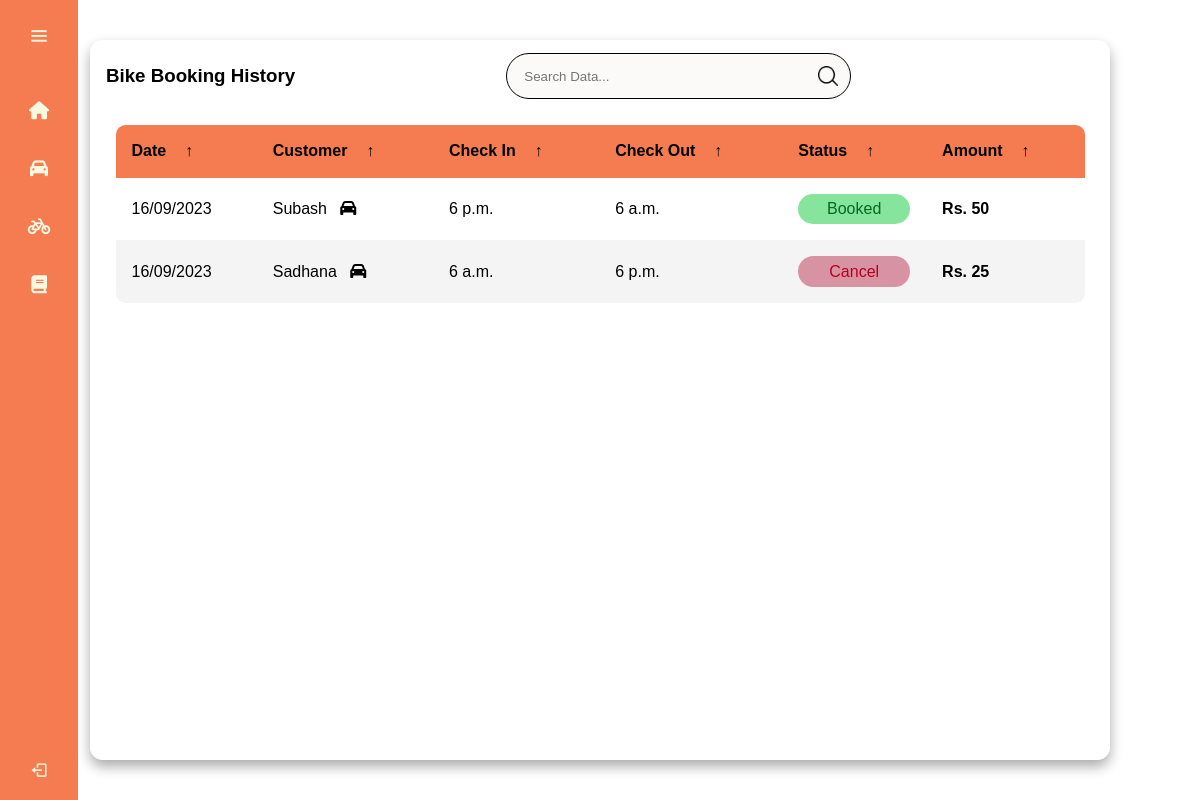
The page /owner/bookings/bike (signed in) on the database as committed earlier.
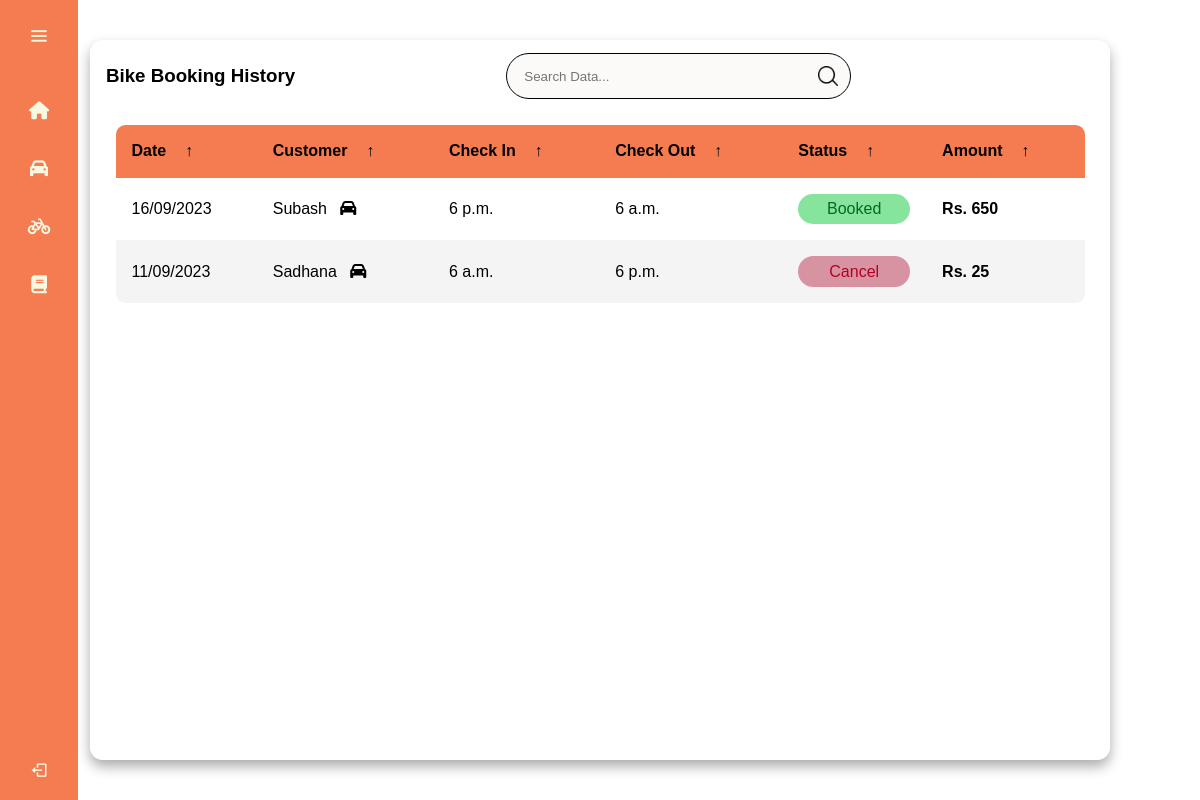
The same page on the database as committed later.
### customer/models.py (models this page shows)
class Ticket(models.Model):
    parking_code = models.CharField(max_length=255, null=True, blank=True)
    code = models.CharField(max_length=255, null=True, blank=True)
    username = models.CharField(max_length=50,default="dibas")
    bookedSeat = models.CharField(max_length=10,default="")
    vehicle_type = models.CharField(max_length=255, null=True, blank=True)
    payment = models.BooleanField(default=False)
    amount = models.IntegerField(default=0)
    qr_code = models.ImageField(upload_to=upload_qr, null=True, blank=True)
    fine = models.IntegerField(null=True, blank=True)
    departureTime = models.TimeField(default='00:00:00')
    arrivalTime = models.TimeField(default='00:00:00')
    departureDate = models.DateField(null=True, blank=True)
    status = models.CharField(max_length=255, null=True, blank=True)
    vehicleID = models.CharField(max_length=50)
    booked_date = models.DateTimeField(null=True, blank=True)
    def __str__(self):
        return self.code

### open_park/views.py (the view)
# urls.py: path('bookings/bike', views.my_bike_bookings, name="my_bike_bookings"),
def my_bike_bookings(request):
    if request.user.is_authenticated and request.user.is_staff:
        owner_parking_codes = Parking.objects.filter(
            owner=request.user).values_list('code', flat=True)
        print(owner_parking_codes)
        parking_tickets = Ticket.objects.filter(
            parking_code__in=owner_parking_codes, vehicle_type='Bike')
        print(parking_tickets)
    else:
        return redirect('login')
    return render(request, 'open_park/bike.html', {'parking_tickets': parking_tickets})

### open_park/templates/open_park/bike.html (shortened to what this page needs)
{% load static %}
<!DOCTYPE html>
<html lang="en">
<head>
    <link href='https://unpkg.com/boxicons@2.0.7/css/boxicons.min.css' rel='stylesheet'>
     <link rel="stylesheet" href="{% static 'owner/css/main.css' %}">
     <link rel="stylesheet" href="{% static 'owner/css/carbike.css' %}">
   </head>
</head>
<body>
    <body>
        <div class="sidebar">
          <div class="logo-details">
              <i class='bx bx-menu' id="btn" ></i>
          </div>
          <ul class="nav-list">
            <li>
              <a href="{% url 'owner_dashboard' %}">
                  <i class="fa-sharp fa-solid fa-house"></i>
              </a>
            </li>
           <li>
             <a href="{% url 'my_car_bookings' %}">
              <i class="fa-solid fa-car"></i>
             </a>
           </li>
           <li>
             <a href="{% url 'my_bike_bookings' %}">
              <i class="fa-solid fa-bicycle"></i>
             </a>
           </li>
           <li>
            <a href="{% url 'my_active_bookings' %}">
             <i class="fa-solid fa-book"></i>
            </a>
          </li>
           <li class="profile">
               <div class="profile-details">
                <div class="profileimg">  </div>
                 <div class="name_job">
                   <div class="name">Ram</div>
                 </div>
               </div>
               <i class='bx bx-log-out' id="log_out" ></i>
           </li>
          </ul>
        </div>
        <section class="bike-section">
          <main class="table">
            <section class="table__header">
                <h1>Bike Booking History</h1>
                <div class="input-group">
                    <input type="search" placeholder="Search Data...">
                    <img src="{% static 'owner/img/search.png' %}" alt="">
                </div>
                <div class="export__file">
                    <label for="export-file" class="export__file-btn" title="Export File"></label>
                </div>
            </section>
            <section class="table__body">
                <table>
                    <thead>
                        <tr>
                            <th> Date <span class="icon-arrow">&UpArrow;</span></th>
                            <th> Customer <span class="icon-arrow">&UpArrow;</span></th>
                            <th> Check In <span class="icon-arrow">&UpArrow;</span></th>
                            <th> Check Out <span class="icon-arrow">&UpArrow;</span></th>
                            <th> Status <span class="icon-arrow">&UpArrow;</span></th>
                            <th> Amount <span class="icon-arrow">&UpArrow;</span></th>
                        </tr>
                    </thead>
                    <tbody>
                      {% for ticket in parking_tickets %}
                      <tr>
                        <td>{{ticket.booked_date|date:"d/m/Y"}} </td>
                        <td>{{ticket.username}} &nbsp; <i class="fa-solid fa-car"></i> </td>
                        <td> {{ticket.arrivalTime}}</td>
                        <td> {{ticket.departureTime}} </td>
                        {% if ticket.status == 'Cancel'%}
                        <td>
                          <p class="status cancelled">{{ticket.status}}</p>
                        </td>
                        {% elif ticket.status == "Reserved"%}
                        <td>
                          <p class="status pending">Reserved</p>
                        </td>
                        {% elif ticket.status == "Booked"%}
                        <td>
                          <p class="status delivered">Booked</p>
                        </td>
                        {% endif %}
                        <td> <strong>Rs. {{ticket.amount}}</strong></td>
                      </tr>
                      {% endfor %}
                    </tbody>
                </table>
            </section>
        </main>
        </section>
      </body>
</body>
</html>

Rows that differ between the two databases and show on the page:
changed Ticket "Sadhana": booked_date "16/09/2023" → "11/09/2023"
